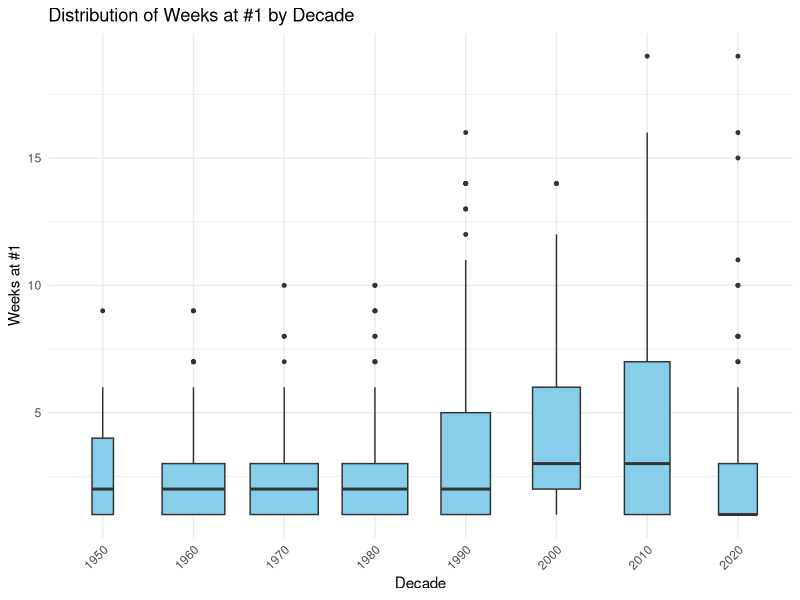

Here is the R script that generated this plot: (Note: this script raises an error after producing the figure.)
## ---- chunk 1
library(tidyverse)
library(lubridate)
library(ggplot2)
library(scales)
library(ggrepel)
billboard <- read_csv("data/billboard_clean.csv", show_col_types = FALSE)
## ---- chunk 2
#updating billboard to include a column for year and decade
billboard_updated <- billboard |>
  mutate(
    date_clean = as.Date(.data$date),  # Convert POSIXct to Date to help render
    year = lubridate::year(date_clean),  # Extract year
    decade = floor(year / 10) * 10
  ) |>
  select(-date) |>  # Remove old date column
  rename(date = date_clean)  # Rename back to date


week_level <- billboard_updated |>
  # Create a vector of Date objects, one for each week the song was #1.
  # map2() applies a function to (date, weeks_at_number_one) row-by-row.
  # seq.Date() generates weekly sequences like: date, date+7, date+14, ...
  mutate(week_dates = map2(
    .data$date, 
    weeks_at_number_one,
    ~ seq.Date(as_date(.x), by = "week", length.out = .y)
  )) |>
  # Expand the list-column `week_dates` so each row becomes one weekly observation.
  unnest(cols = c(week_dates)) |>
  rename(chart_date = week_dates) |>
  # Extract additional useful time components from the chart week
  mutate(
    year = year(chart_date),
    week_of_year = isoweek(chart_date),
    song_id = paste0(song, " — ", artist)
  ) |>
  arrange(chart_date)

# Summary: number of unique #1 songs per year
songs_per_year <- billboard_updated |>
  group_by(year) |>
  summarise(unique_no1 = n_distinct(paste0(song, " — ", artist)), .groups = "drop")
## ---- chunk 3
# Print numbers for 1975 vs 2015
val_1975 <- songs_per_year |> filter(year == 1975) %>% pull(unique_no1)
val_2015 <- songs_per_year |> filter(year == 2015) %>% pull(unique_no1)
cat("Unique #1 songs in 1975:", ifelse(length(val_1975)==0, NA, val_1975), "\n")
cat("Unique #1 songs in 2015:", ifelse(length(val_2015)==0, NA, val_2015), "\n")
## ---- chunk 4
# Plot 1: Box plot of weeks at #1 across decades
# Ensure each song has a single decade (counts the first decade it shows up in)
billboard_unique <- billboard_updated |>
  group_by(song) |>
  summarize(decade = first(decade), .groups = "drop")

# Prepare weeks_by_song + decade

weeks_by_song <- billboard_updated |>
  distinct(song, artist, weeks_at_number_one) |>
  mutate(weeks_at_number_one = as.integer(weeks_at_number_one))

weeks_with_decade <- weeks_by_song |>
  left_join(billboard_unique, by = "song") |>
  mutate(decade = factor(decade))  # ensure decade is categorical

# Boxplot of weeks at #1 by decade
p_box <- ggplot(weeks_with_decade, aes(x = decade, y = weeks_at_number_one)) +
  geom_boxplot(outlier.size = 1, varwidth = TRUE, fill = "skyblue") +
  labs(
    title = "Distribution of Weeks at #1 by Decade",
    x = "Decade",
    y = "Weeks at #1"
  ) +
  theme_minimal() +
  theme(axis.text.x = element_text(angle = 45, hjust = 1))

print(p_box)
## ---- chunk 5
# Identify marathon hits (10+ weeks)
song_runs <- billboard_updated |>
  distinct(song, artist, weeks_at_number_one, year, decade) |>
  mutate(
    song_id = paste0(song, " — ", artist),
    weeks_at_number_one = as.integer(weeks_at_number_one)
  )

top10_alltime <- song_runs |>
  arrange(desc(weeks_at_number_one)) |>
  slice_head(n = 10)

longest_per_decade <- song_runs |>
  group_by(decade) |>
  slice_max(weeks_at_number_one, n = 1, with_ties = FALSE) |>
  ungroup()

marathon_hits <- song_runs |>
  mutate(type = ifelse(weeks_at_number_one >= 10, "marathon", "typical"))
## ---- chunk 6
top10_alltime
## ---- chunk 7
longest_per_decade
## ---- chunk 8
# Plot 2: Bar Chart of Marathon Hits by Month
# Count marathon hits per month
marathon_month_counts <- marathon_hits_only |>
  count(month)

# Bar chart of marathon hits by month
ggplot(marathon_month_counts, aes(x = month, y = n)) +
  geom_col(fill = "steelblue", color = "black", width = 0.9) +
  labs(
    title = "Month When Marathon Hits First Reached #1",
    subtitle = "Songs with 10+ consecutive weeks at #1",
    x = "Month",
    y = "Number of Marathon Hits"
  ) +
  theme_minimal(base_size = 14)
## ---- chunk 9
# Calculate percentage of #1 songs with only 1 week at the top
one_week_pct <- weeks_by_song |>
  summarise(
    one_week_count = sum(weeks_at_number_one == 1, na.rm = TRUE),
    total_songs = n(),
    pct = one_week_count / total_songs * 100
  )

one_week_pct
## ---- chunk 10
# Compute summary per decade
one_week_by_decade <- billboard_updated |>
  distinct(song, artist, decade, weeks_at_number_one) |>   # one row per song
  group_by(decade) |>
  summarise(
    total_songs = n(),
    one_week_count = sum(weeks_at_number_one == 1),
    pct_one_week = one_week_count / total_songs * 100
  ) |>
  arrange(decade)

one_week_by_decade
## ---- chunk 11
library(dplyr)
library(ggplot2)

# Filter only one-week #1 hits
one_week_hits <- billboard_updated %>%
  filter(weeks_at_number_one == 1)

# Count number of one-week hits per genre
genre_counts <- one_week_hits %>%
  group_by(genre) %>%
  summarise(count = n()) %>%
  arrange(desc(count))

# Optional: convert to factor so bars are ordered
genre_counts$genre <- factor(genre_counts$genre, levels = genre_counts$genre)

# Plot: Bar chart of one-week hits by genre
ggplot(genre_counts, aes(x = genre, y = count)) +
  geom_col(fill = "steelblue", color = "black", width = 0.8) +
  labs(
    title = "Genres of One-Week #1 Hits",
    subtitle = "Songs that spent only a single week at the top of the charts",
    x = "Genre",
    y = "Number of One-Week Hits"
  ) +
  theme_minimal(base_size = 14) +
  theme(axis.text.x = element_text(angle = 45, hjust = 1))

## ---- chunk 12
# Filter only one-week #1 hits
one_week_hits <- billboard_updated %>%
  filter(weeks_at_number_one == 1)

# Count number of one-week hits per cdr_genre
genre_counts <- one_week_hits %>%
  group_by(cdr_genre) %>%
  summarise(count = n()) %>%
  arrange(desc(count))

# Convert to factor for ordered bars
genre_counts$cdr_genre <- factor(genre_counts$cdr_genre, levels = genre_counts$cdr_genre)

# Bar chart
ggplot(genre_counts, aes(x = cdr_genre, y = count)) +
  geom_col(fill = "steelblue", color = "black", width = 0.8) +
  labs(
    title = "Genres of One-Week #1 Hits",
    subtitle = "Songs that spent only a single week at the top of the charts",
    x = "Genre",
    y = "Number of One-Week Hits"
  ) +
  theme_minimal(base_size = 14) +
  theme(axis.text.x = element_text(angle = 45, hjust = 1))

